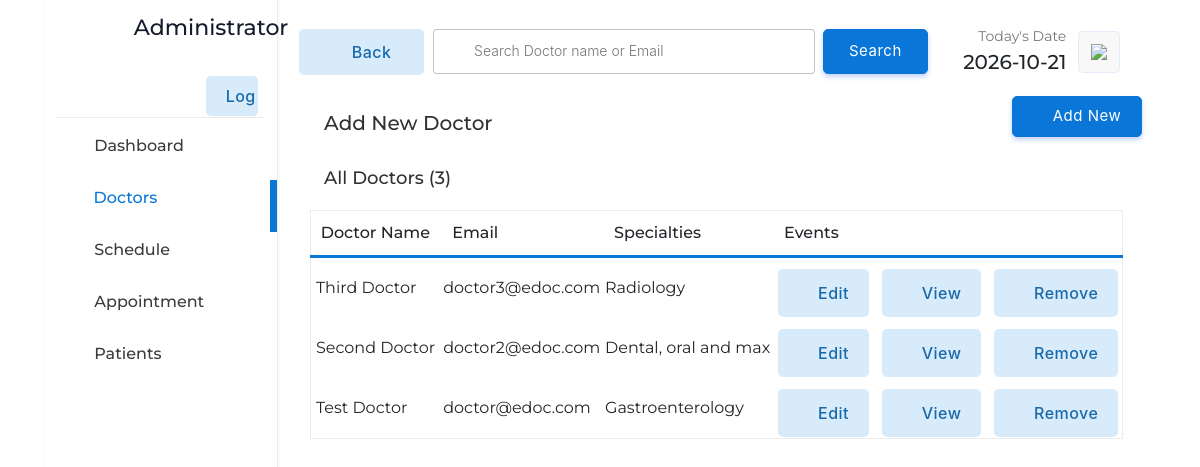
Page /doctor/doctors.php (signed in) on the committed database.
### tables this page shows
CREATE TABLE `doctor` (
  `docid` int(11) NOT NULL AUTO_INCREMENT,
  `docemail` varchar(255) DEFAULT NULL,
  `docname` varchar(255) DEFAULT NULL,
  `docpassword` varchar(255) DEFAULT NULL,
  `docnic` varchar(15) DEFAULT NULL,
  `doctel` varchar(15) DEFAULT NULL,
  `specialties` int(2) DEFAULT NULL,
  PRIMARY KEY (`docid`),
  KEY `specialties` (`specialties`)
);

CREATE TABLE `specialties` (
  `id` int(2) NOT NULL,
  `sname` varchar(50) DEFAULT NULL,
  PRIMARY KEY (`id`)
);

### connection.php (called while the page is built, shortened)
<?php
if (!class_exists('EdocDB')) {
    class EdocDB extends mysqli
    {
        public function esc($value)
        {
            return $this->real_escape_string((string) $value);
        }
    }
}
if (!function_exists('h')) {
    function h($value)
    {
        return htmlspecialchars((string) $value, ENT_QUOTES, 'UTF-8');
    }
}

### doctor/doctors.php (the view, shortened to what this page needs)
<!DOCTYPE html>
<html lang="en">
<head>
    <link rel="stylesheet" href="../css/animations.css">
    <link rel="stylesheet" href="../css/main.css">
    <link rel="stylesheet" href="../css/admin.css">
</head>
<body>
    <?php
    include("../connection.php");
    ?>
    <div class="container">
        <div class="menu">
            <table class="menu-container" border="0">
                <tr>
                    <td style="padding:10px" colspan="2">
                        <table border="0" class="profile-container">
                            <tr>
                                <td width="30%" style="padding-left:20px" >
                                </td>
                                <td style="padding-left:7%">
                                    <p class="profile-title">Administrator</p>
                                </td>
                            </tr>
                            <tr>
                                <td colspan="2"  style="padding-left:70%">
                                <a href="../logout.php" ><input type="button" value="Log out" class="logout-btn btn-primary-soft btn"></a>
                                </td>
                            </tr>
                    </table>
                    </td>
                </tr>
                <tr class="menu-row" >
                    <td class="menu-btn menu-icon-dashbord" >
                        <a href="index.php" class="non-style-link-menu"><div><p class="menu-text">Dashboard</p></a></div></a>
                <tr class="menu-row">
                    <td class="menu-btn menu-icon-doctor menu-active menu-icon-doctor-active">
                        <a href="doctors.php" class="non-style-link-menu non-style-link-menu-active"><div><p class="menu-text">Doctors</p></a></div>
                <tr class="menu-row" >
                    <td class="menu-btn menu-icon-schedule">
                        <a href="schedule.php" class="non-style-link-menu"><div><p class="menu-text">Schedule</p></div></a>
                    </td>
                </tr>
                <tr class="menu-row">
                    <td class="menu-btn menu-icon-appoinment">
                        <a href="appointment.php" class="non-style-link-menu"><div><p class="menu-text">Appointment</p></a></div>
                    </td>
                </tr>
                <tr class="menu-row" >
                    <td class="menu-btn menu-icon-patient">
                        <a href="patient.php" class="non-style-link-menu"><div><p class="menu-text">Patients</p></a></div>
                    </td>
                </tr>
        <div class="dash-body">
            <table border="0" width="100%" style=" border-spacing: 0;margin:0;padding:0;margin-top:25px; ">
                <tr >
                    <td width="13%">
                        <a href="doctors.php" ><button  class="login-btn btn-primary-soft btn btn-icon-back"  style="padding-top:11px;padding-bottom:11px;margin-left:20px;width:125px"><font class="tn-in-text">Back</font></button></a>
                    </td>
                    <td>
                        <form action="" method="post" class="header-search">
                            <input type="search" name="search" class="input-text header-searchbar" placeholder="Search Doctor name or Email" list="doctors">&nbsp;&nbsp;
                            <?php
                                $list11 = $database->query("select  docname,docemail from  doctor;");
?>
                            <input type="Submit" value="Search" class="login-btn btn-primary btn" style="padding-left: 25px;padding-right: 25px;padding-top: 10px;padding-bottom: 10px;">
                        </form>
                    </td>
                    <td width="15%">
                        <p style="font-size: 14px;color: rgb(119, 119, 119);padding: 0;margin: 0;text-align: right;">
                            Today's Date
                        </p>
                        <p class="heading-sub12" style="padding: 0;margin: 0;">
                            <?php
                        $date = date('Y-m-d');
                        echo h($date);
                        ?>
                        </p>
                    </td>
                    <td width="10%">
                        <button  class="btn-label"  style="display: flex;justify-content: center;align-items: center;"><img src="../img/calendar.svg" width="100%"></button>
                    </td>
                </tr>
                <tr >
                    <td colspan="2" style="padding-top:30px;">
                        <p class="heading-main12" style="margin-left: 45px;font-size:20px;color:rgb(49, 49, 49)">Add New Doctor</p>
                    </td>
                    <td colspan="2">
                        <a href="?action=add&id=none&error=0" class="non-style-link"><button  class="login-btn btn-primary btn button-icon"  style="display: flex;justify-content: center;align-items: center;margin-left:75px;background-image: url('../img/icons/add.svg');">Add New</font></button>
                            </a></td>
                </tr>
                <tr>
                    <td colspan="4" style="padding-top:10px;">
                        <p class="heading-main12" style="margin-left: 45px;font-size:18px;color:rgb(49, 49, 49)">All Doctors (<?php echo $list11->num_rows; ?>)</p>
                    </td>
                </tr>
                <?php
                    if($_POST){
                        $keyword=$_POST["search"];
                        $sqlmain= "select * from doctor where docemail='{$database->esc($keyword)}' or docname='{$database->esc($keyword)}' or docname like '{$database->esc($keyword)}%' or docname like '%{$database->esc($keyword)}' or docname like '%{$database->esc($keyword)}%'";
                    }else{
                        $sqlmain= "select * from doctor order by docid desc";
                    }
                ?>
                <tr>
                   <td colspan="4">
                       <center>
                        <div class="abc scroll">
                        <table width="93%" class="sub-table scrolldown" border="0">
                        <thead>
                        <tr>
                                <th class="table-headin">
                                Doctor Name
                                </th>
                                <th class="table-headin">
                                    Email
                                </th>
                                <th class="table-headin">
                                    Specialties
                                </th>
                                <th class="table-headin">
                                    Events
                                </tr>
                        </thead>
                        <tbody>
                            <?php
                                $result= $database->query($sqlmain);
                                if($result->num_rows==0){
                                    echo '<tr>
                                    <td colspan="4">
                                    <br><br><br><br>
                                    <center>
                                    <img src="../img/notfound.svg" width="25%">
                                    <br>
                                    <p class="heading-main12" style="margin-left: 45px;font-size:20px;color:rgb(49, 49, 49)">We  couldnt find anything related to your keywords !</p>
                                    <a class="non-style-link" href="doctors.php"><button  class="login-btn btn-primary-soft btn"  style="display: flex;justify-content: center;align-items: center;margin-left:20px;">&nbsp; Show all Doctors &nbsp;</font></button>
                                    </a>
                                    </center>
                                    <br><br><br><br>
                                    </td>
                                    </tr>';
                                }
                                else{
                                for ( $x=0; $x<$result->num_rows;$x++){
                                    $row=$result->fetch_assoc();
                                    $docid=$row["docid"];
                                    $name=$row["docname"];
                                    $email=$row["docemail"];
                                    $spe=$row["specialties"];
                                    $spcil_res= $database->query("select sname from specialties where id='{$database->esc($spe)}'");
                                    $spcil_array= $spcil_res->fetch_assoc();
                                    $spcil_name=$spcil_array["sname"];
                                    echo '<tr>
                                        <td> &nbsp;'.
                                        substr($name,0,30)
                                        .'</td>
                                        <td>
                                        '.substr($email,0,20).'
                                        </td>
                                        <td>
                                            '.substr($spcil_name,0,20).'
                                        </td>
                                        <td>
                                        <div style="display:flex;justify-content: center;">
                                        <a href="?action=edit&id='.rawurlencode($docid).'&error=0" class="non-style-link"><button  class="btn-primary-soft btn button-icon btn-edit"  style="padding-left: 40px;padding-top: 12px;padding-bottom: 12px;margin-top: 10px;"><font class="tn-in-text">Edit</font></button></a>
                                        &nbsp;&nbsp;&nbsp;
                                        <a href="?action=view&id='.rawurlencode($docid).'" class="non-style-link"><button  class="btn-primary-soft btn button-icon btn-view"  style="padding-left: 40px;padding-top: 12px;padding-bottom: 12px;margin-top: 10px;"><font class="tn-in-text">View</font></button></a>
                                       &nbsp;&nbsp;&nbsp;
                                       <a href="?action=drop&id='.rawurlencode($docid).'&name='.rawurlencode($name).'" class="non-style-link"><button  class="btn-primary-soft btn button-icon btn-delete"  style="padding-left: 40px;padding-top: 12px;padding-bottom: 12px;margin-top: 10px;"><font class="tn-in-text">Remove</font></button></a>
                                        </div>
                                        </td>
                                    </tr>';
                                }
                            }
                            ?>
                            </tbody>
                        </table>
                        </div>
                        </center>
                   </td>
                </tr>
            </table>
        </div>
</body>
</html>

### css/main.css (style rules this page uses)
:root { --primarycolor: #0A76D8; --primarycolorhover: #0282fb; --btnice:#D8EBFA; --btnnicetext:#1b62b3; }
body { margin: 0; padding: 0; border-spacing: 0; font-family: 'Montserrat', sans-serif; }
.input-text { border-radius: 4px; border: 0.5px solid rgb(226, 226, 226); padding: 10px; width: 92%; transition: 0.2s; outline: none; }
.input-text { border: 1px solid #e9ecef; font-size: 14px; line-height: 26px; background-color: #fff; display: block; width: 100%; padding: .375rem .75rem; font-weight: 300; line-height: 1.5; color: #212529; background-color: #fff; background-clip: padding-box; -webkit-appearance: none; -moz-appearance: none; appearance: none; border-radius: .25rem; transition: border-color .15s ease-in-out,box-shadow .15s ease-in-out; }
.input-text::placeholder { font-family: 'Inter', sans-serif; }
.btn { background-color: #8298ac3f; cursor: pointer; padding: 8px 20px; outline: none; text-decoration: none; font-size: 15px; letter-spacing: 0.5px; transition: all 0.3s; border-radius: 5px; font-family: 'Inter', sans-serif; }
.btn-primary { background-color: var(--primarycolor) ; border: 1px solid var(--primarycolor) ; color: #fff ; box-shadow: 0 3px 5px 0 rgba(57,108,240,0.3); }
.btn-primary-soft { background-color: #D8EBFA ; color: #1969AA; font-weight: 500; font-size: 16px; border: none; }
.non-style-link:link, .non-style-link:visited, .non-style-link:hover, .non-style-link:active { text-decoration: none; color: rgb(43, 43, 43); }
.btn-label { margin-left: 10px; padding: 12px 12px; outline: none; text-decoration: none; font-size: 15px; letter-spacing: 0.5px; transition: all 0.3s; border-radius: 5px; background-color: #f0f0f073; border: 1px solid rgba(57,108,240,0.1) ; font-family: 'Inter', sans-serif; }
.sub-table { border: 1px solid #ebebeb; border-radius: 8px; }
.table-headin { font-size: 16px; font-weight: 500; padding: 10px; border-bottom: 3px solid var(--primarycolor); }
.abc { width: 100%; height: 550px; overflow: auto; }
input[type=search] { background-image: url('../img/search.svg'); background-position: 10px 50%; background-repeat: no-repeat; transition: 0.5s; padding: 8px 20px 8px 40px; }
.button-icon { background-position: 10px 50%; background-repeat: no-repeat; transition: 0.5s; padding: 8px 20px 8px 40px; }
.menu-btn { padding:6px; color: #3b3b3b; background-position: 10% 50%; background-repeat: no-repeat; transition: 0.5s; }
.menu-text { padding-left: 20%; font-weight: 500; font-size: 16px; }
.menu-active { color: var(--primarycolor); border-right: 7px solid var(--primarycolor); background-color: var(); }
.non-style-link-menu:link, .non-style-link-menu:visited, .non-style-link-menu:active { text-decoration: none; color: #3b3b3b; }
.non-style-link-menu-active:link, .non-style-link-menu-active:visited, .non-style-link-menu-active:active { text-decoration: none; color: var(--primarycolor); }
.menu-icon-dashbord { background-image: url('../img/icons/dashboard.svg'); }
.menu-icon-doctor { background-image: url('../img/icons/doctors.svg'); }
.menu-icon-schedule { background-image: url('../img/icons/schedule.svg'); }
.menu-icon-appoinment { background-image: url('../img/icons/book.svg'); }
.menu-icon-patient { background-image: url('../img/icons/patients.svg'); }
.menu-icon-doctor:hover,.menu-icon-doctor-active { color: var(--primarycolor); background-image: url('../img/icons/doctors-hover.svg'); }
.btn-icon-back { background-image: url('../img/icons/back-iceblue.svg'); background-position: 18px 50%; background-repeat: no-repeat; transition: 0.5s; padding: 8px 20px 8px 40px; }
.btn-edit { background-image: url('../img/icons/edit-iceblue.svg'); }
.btn-view { background-image: url('../img/icons/view-iceblue.svg'); }
.btn-delete { background-image: url('../img/icons/delete-iceblue.svg'); }

### doctor/doctors.php (style rules this page uses)
.sub-table { animation: transitionIn-Y-bottom 0.5s; }

### rows in the picture
doctor: docname "Third Doctor", docemail "doctor3@edoc.com", specialties.sname "Radiology"
doctor: docname "Second Doctor", docemail "doctor2@edoc.com", specialties.sname "Dental, oral and max"
doctor: docname "Test Doctor", docemail "doctor@edoc.com", specialties.sname "Gastroenterology"

### other values in the picture
$list11->num_rows "3"
